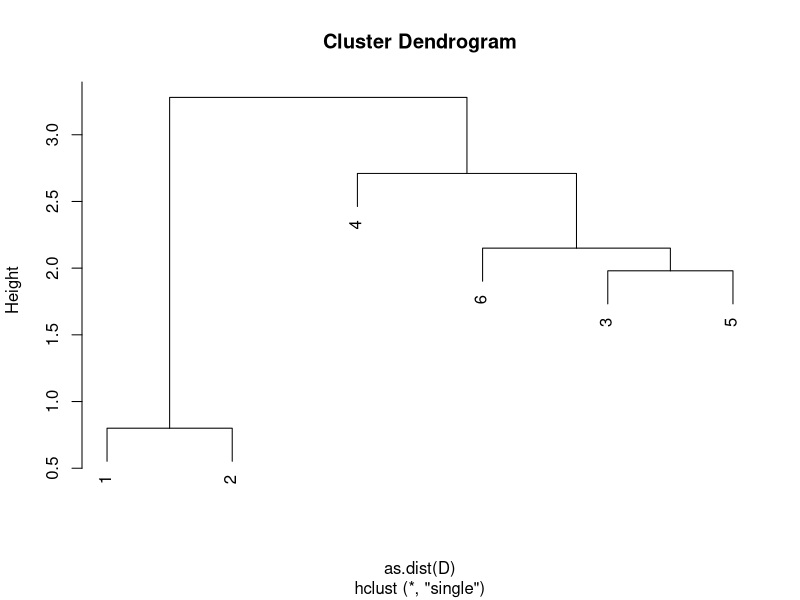

Write the R code that produced this figure. (Note: this script raises an error after producing the figure.)
# Aufgabe 6
x_1 <- c(55, 2500, 4)
x_2 <-  c(23, 1800, 3)
x_3 <-  c(31, 3500, 0)

X <- matrix(c(x_1, x_2, x_3), byrow = T, ncol = 3)
dist(X, method = "manhattan")
dist(X, method = "euclidean")


# Aufgabe 7
# a)
D <- matrix(c(
  c(0.00, 0.80, 4.16, 3.28, 3.92, 4.69),
  c(0.80, 0.00, 4.14, 3.57, 4.00, 4.64),
  c(4.16, 4.14, 0.00, 2.71, 1.98, 2.15),
  c(3.28, 3.57, 2.71, 0.00, 3.16, 3.78),
  c(3.92, 4.00, 1.98, 3.16, 0.00, 2.52),
  c(4.69, 4.64, 2.15, 3.78, 2.52, 0.00)
), byrow = F, ncol = 6)

Ob <- hclust(as.dist(D), method="single")
Ob$height

copOb=cophenetic(Ob)

# b)
plot(Ob)

# c)
#n <- length(Ob$height)
#alpha <- Ob$height[1:n - 1]
alpha <- Ob$height

alpha_mean <- mean(alpha)
alpha_std <- sd(alpha)

alpha_scale <- (alpha - alpha_mean) / alpha_std

i <- 5
classes <- n + 1 - i

# d)
data <- matrix(c(
  c(1524.8, 265.4, 272, 79, 24, 223.5),
  c(1596.9, 323.6, 285, 87, 23, 333.9),
  c(2299.7, 610.3, 241, 45, 9, 632.1),
  c(864.1, 303.9, 220, 53, 11, 484.7),
  c(2669.9, 645.5, 202, 61, 15, 438.6),
  c(2985.2, 571.2, 226, 45, 16, 1103.9)
), byrow = T, ncol = 6)

KM=kmeans(data,2)
KM

plot(data, col = KM$cluster, lwd=2)
# Der Stern fur die Zentren:
points(KM$centers, col=1:2, pch=8, lwd=2)
points(fit[[2]], col="green")


########### k Means ###########
library("pracma")

euc_dist <- function(x1, x2){
  return(sqrt(sum((x1 - x2) ^ 2)))
} 

# Choose random observations as centroids
k <- 2
centers <- data[c(1,2), ]
dist <- matrix(nrow = nrow(data), ncol = k)
label <- matrix(nrow = nrow(data), ncol = k)

# Calculate distances from each observation to the selected centroids.
for (row in 1:nrow(data)) {
  for (clus in 1:k) {
    dist[row, clus] <- Norm(centers[clus, ] - data[row, ], p=2)
  }
  
  # Determine the minimum distance from each observation to a centroid.
  label[row, ] <- ifelse(dist[row, ] == min(dist[row, ]), 1, 0) 
  
}

dist
label

# Calculate new centroids.
for (i in 1:ncol(label)){
  #print(which(label[, i] == 1))
  #print(data[which(label[, i] == 1), ])
  centers[i, ] <- apply(data[which(label[, i] == 1), ], MARGIN = 2, FUN = mean)
}

centers




k_means <- function(data, k=3, center_idx = NULL, output = FALSE, max_iter = 10) {
  iter <- 0
  error <- 0
  while (iter < max_iter) {
    # Set starting centroids. If no starting values are
    # provided within the function call, random starting
    # values are chosen. 
    if (iter == 0) {
      if (is.null(center_idx)) {
        centers <- data[sample(1:nrow(data), size = k, replace = FALSE), ]
      } else {
        centers <- data[center_idx, ]
      }
    }
    
    centers_before <- centers
    
    # Containers for distances and cluster labels.
    dist <- matrix(nrow = nrow(data), ncol = k)
    label <- matrix(nrow = nrow(data), ncol = k)
    
    # Calculate distances from each observation to the selected centroids.
    for (row in 1:nrow(data)) {
      for (clus in 1:k) {
        dist[row, clus] <- Norm(centers[clus, ] - data[row, ], p=2)
      }
      
      # Determine the minimum distance from each observation to a centroid.
      label[row, ] <- ifelse(dist[row, ] == min(dist[row, ]), 1, 0) 
    }
    
    # Calculate new centroids.
    for (i in 1:ncol(label)){
      centers[i, ] <- apply(data[which(label[, i] == 1), ], MARGIN = 2, FUN = mean)
    }
    
    # Print output for every iteration.
    if (output) {
      print(paste("Iteration: ", iter))
      print("------------------------")
      print("Distance matrix:")
      print(dist)
      print("Cluster labels (by column):")
      print(label)
      print("Center coordinates:")
      print("Center:")
      print(centers)
      print("")
    }
    
    # If the distance between the new and the old center is equal to
    # zero, convergence is reached and we can exit the loop. 
    error <- norm(abs(centers - centers_before))
    if (error == 0) {
      print(paste0("Converged after ", iter, " iterations."))
      break
    }
    
    iter <- iter + 1
  }
  
  return(list(label, centers))
}

# Fit with random starting values.
fit <- k_means(data, k = 2, center_idx = NULL, output = TRUE, max_iter = 10)
fit

# Fit with fixed starting values.
fit <- k_means(data, k = 2, center_idx = c(1,3), output = TRUE, max_iter = 10)
fit
